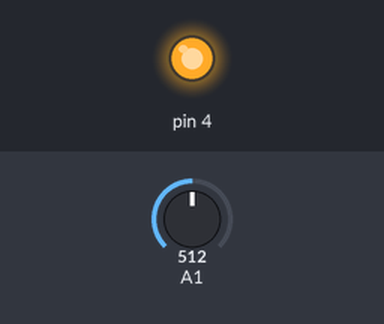
Simulated run of this sketch. Board: Arduino Uno, built with avr-gcc and run on an emulated ATmega328P. Parts: output pins drawn as LEDs (lit = HIGH). The test bench sets the inputs (shaded band); at power-on: A1 = 512.

Above: at 1.2 s.
1.3 s: A1 set to 593
2.8 s: A1 set to 611
At 3.3 s:
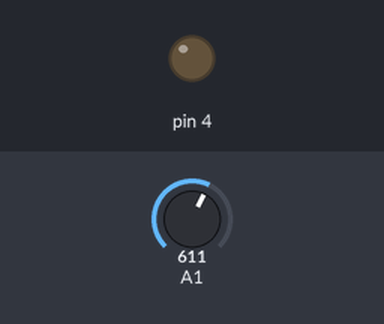
4.3 s: A1 set to 590
At 5.5 s:
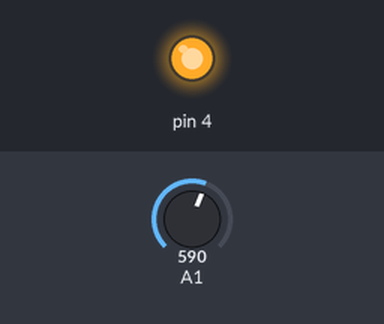
5.8 s: A1 set to 610
At 6.8 s:
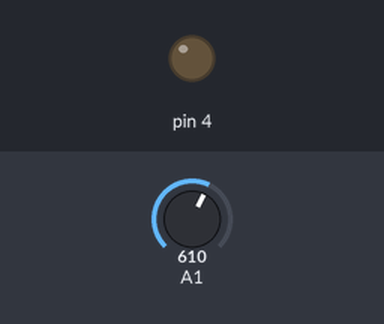
Timing chart, 0 to 8.3 s (numbered marks = the images above; inputs shaded):
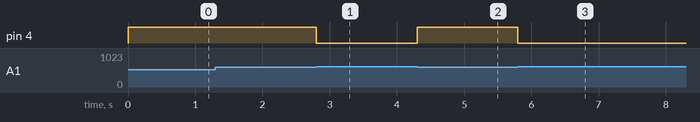

Measured:
- the behaviour switches between 599 and 600 on A1 (found by bisection; images 0 and 1)
- after the input at 1.3 s, every drawn part: stays the same
- after the input at 2.8 s, pin 4: HIGH → LOW at once
- after the input at 4.3 s, pin 4: LOW → HIGH at once
- after the input at 5.8 s, pin 4: HIGH → LOW at once

The sketch:

5.3_Fotorezystor.ino
```cpp
int wartoscGraniczna = 200; //Ustawienie wartości granicznej uruchomienia diody LED z zakresu 0-1024

void setup() {
}

void loop() {
 int a = analogRead(A1);
 if(a<600){
   analogWrite(4, 1024);
}else{
   analogWrite(4, 0);
 }
}
```
